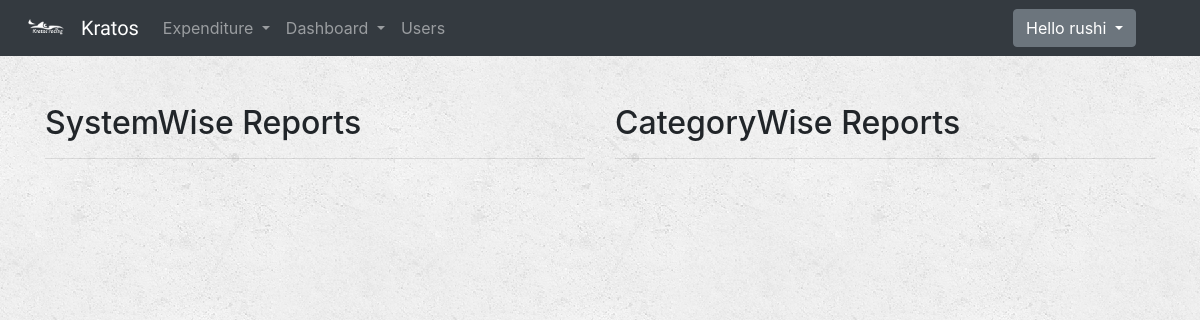
Page /reports/ (signed in) on the earlier database version.
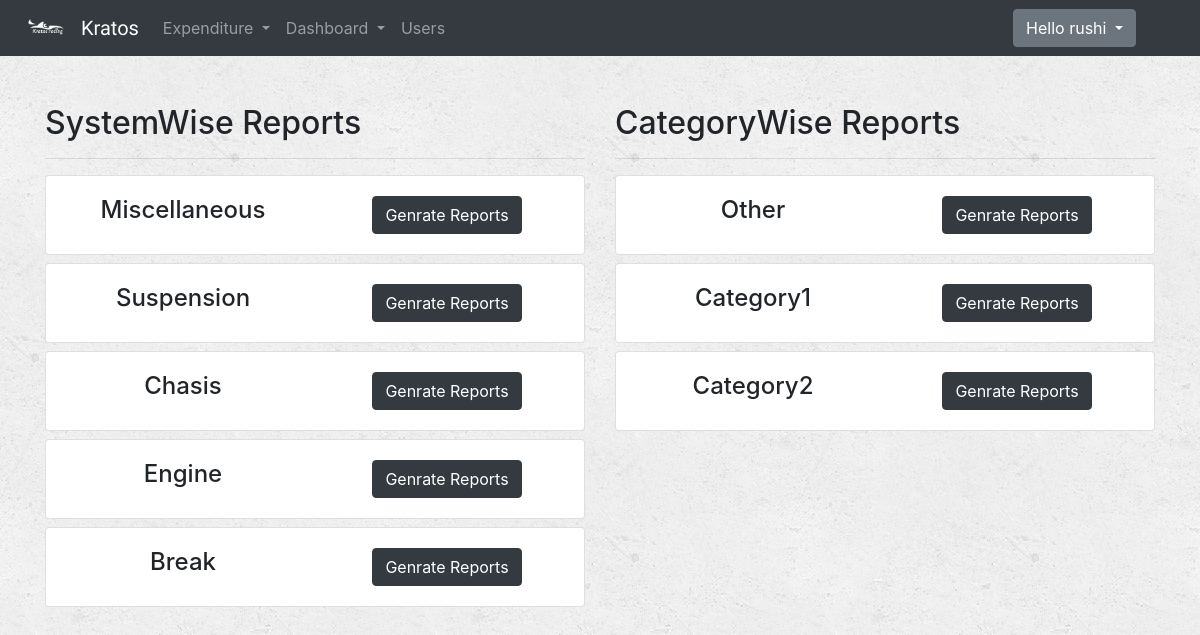
Same page on the later database version.
### Expenditure/models.py (models this page shows)
class System(models.Model):
    system_name=models.CharField(max_length=16,unique=True)
    def __str__(self):
        return self.system_name

class Category(models.Model):
    category_name=models.CharField(max_length=16,unique=True)
    def __str__(self):
        return self.category_name

### Expenditure/views.py (the view)
# urls.py: url(r'^reports/$', views.reports,name='reports'),
def reports(request):
    if request.user.is_authenticated():
        systems=System.objects.all()
        categories=Category.objects.all()
        context={
            "systems":systems,
            "categories":categories,
        }
        return render(request, 'Expenditure/reports.html',context)
    else:
        return render(request, 'Expenditure/login.html')

### Expenditure/templates/Expenditure/reports.html (shortened to what this page needs)
{% extends 'Expenditure/base.html' %}
{% block body %}
{% load staticfiles %}
<div class="container mt-4">
    <div class="row">
        <div class="col-md-6">
            <h2 class="mt-4">SystemWise Reports</h2>
            <hr>
            {% for system in systems %}
            <div class="card mt-2">
                <div class="card-body">
                    <div class="row">
                        <div class="col-md-6 text-center">
                            <h4>{{system}}</h4>
                        </div>
                        <div class="col-md-6 text-center">
                            <form>
                                <input type="button" value="Genrate Reports" class="btn btn-dark"
                                       onclick="window.location.href='{% url 'Expenditure:report_result' 'systemwise' system.system_name %}'" />
                            </form>
                        </div>
                    </div>
                </div>
            </div>
            {% endfor %}
        </div>
        <div class="col-md-6">
            <h2 class="mt-4">CategoryWise Reports</h2>
            <hr>
            {% for category in categories %}
            <div class="card mt-2">
                <div class="card-body">
                    <div class="row">
                        <div class="col-md-6 text-center">
                            <h4>{{category}}</h4>
                        </div>
                        <div class="col-md-6 text-center">
                            <form>
                                <input type="button" value="Genrate Reports" class="btn btn-dark"
                                 onclick="window.location.href='{% url 'Expenditure:report_result' 'categorywise' category.category_name %}'" />
                            </form>
                        </div>
                    </div>
                </div>
            </div>
            {% endfor %}
        </div>
    </div>
</div>
{% endblock %}

Differences in the rows shown:
added System: system_name "Miscellaneous", system_name "Genrate Reports"
added System: system_name "Suspension", system_name "Genrate Reports"
added System: system_name "Chasis", system_name "Genrate Reports"
added System: system_name "Engine", system_name "Genrate Reports"
added System: system_name "Break", system_name "Genrate Reports"
added Category: category_name "Other", category_name "Genrate Reports"
added Category: category_name "Category1", category_name "Genrate Reports"
added Category: category_name "Category2", category_name "Genrate Reports"
